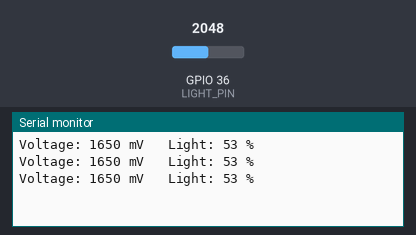
Bench run of a sketch on a simulated ESP32. Parts: the last lines printed to the serial monitor. The inputs (shaded band) are chosen by the test bench; at power-on: GPIO 36 (LIGHT_PIN) = 2048 (analog values on the 0–4095 scale).

Above: at 1.2 s.
1.3 s: GPIO 36 (LIGHT_PIN) set to 2866
At 2.1 s:
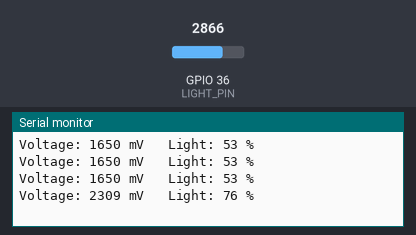
2.8 s: GPIO 36 (LIGHT_PIN) set to 3603
At 2.8 s:
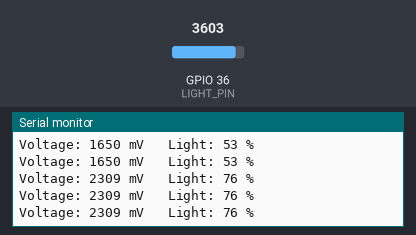
Timing chart, 0 to 5.8 s (numbered marks = the images above; inputs shaded):
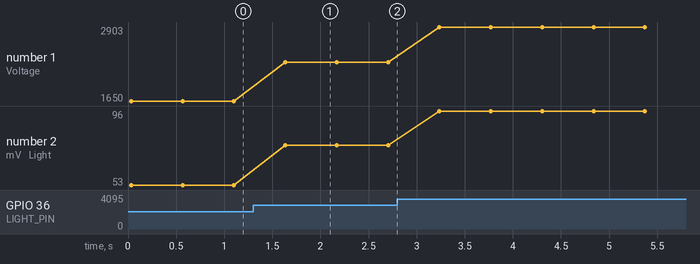

Measured:
- after the input at 1.3 s, the serial monitor: prints a new line after 0.34 s (image 1)
- plotted number 1: 1650 → 2309 after the input at 1.3 s, 2309 → 2903 after the input at 2.8 s
- plotted number 2: 53 → 76 after the input at 1.3 s, 76 → 96 after the input at 2.8 s

The sketch:

Light.ino
```cpp
const int LIGHT_PIN = A0;
const int NUM_SAMPLES = 16;


const int DARK_MV   = 100;
const int BRIGHT_MV = 3000;

void setup() {
  Serial.begin(9600);
  analogReadResolution(12);
}

void loop() {
  long sumMv = 0;
  for (int i = 0; i < NUM_SAMPLES; i++) {
    sumMv += analogReadMilliVolts(LIGHT_PIN);
    delay(2);
  }
  int mV = sumMv / NUM_SAMPLES;

  int lightPercent = map(mV, DARK_MV, BRIGHT_MV, 0, 100);
  lightPercent = constrain(lightPercent, 0, 100);

  Serial.print("Voltage: ");
  Serial.print(mV);
  Serial.print(" mV\t Light: ");
  Serial.print(lightPercent);
  Serial.println(" %");

  delay(500);
}
```
